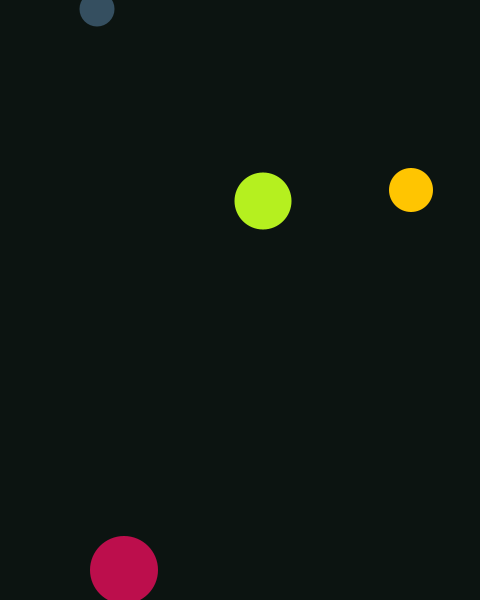
Frame 1 (no input)
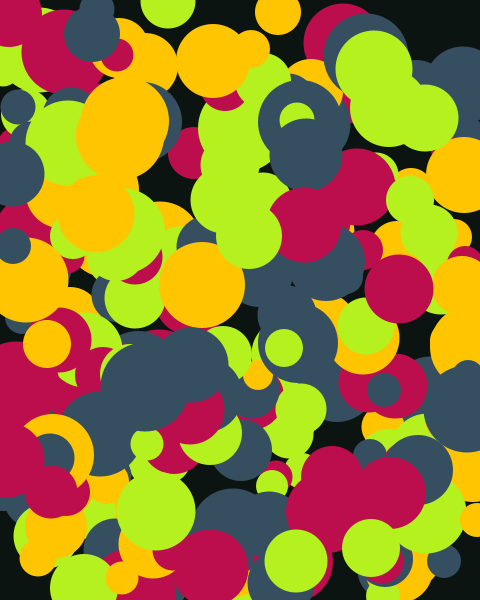
Frame 60 (the mouse pressed at the canvas centre just before this capture)
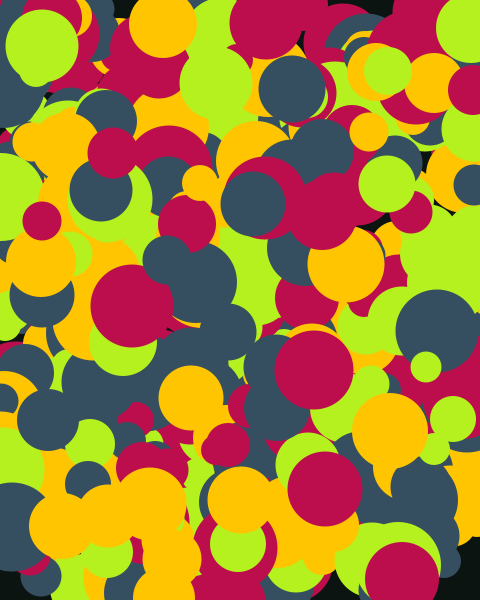
Frame 120 (the mouse held since frame 60 and released just before this capture)

The Processing sketch that drew these frames (run headless with seeded random() and noise(); from frame 60 on, the mouse is pressed at the canvas centre):

// Processing sketch: sketch01
// ── sketch01.pde
color[] palette = {#BC0E4C, #FFC501, #B5F01F, #354F60};

void setup() {
  background(#0C1411);
  frameRate(20);
  size(480, 600);
}

void draw() {
  for (color c : palette) {
    int radius = (int) random(30, 90);
    fill(c);
    noStroke();
    ellipse((int) random(width), (int) random(height), radius, radius);
  }
}
